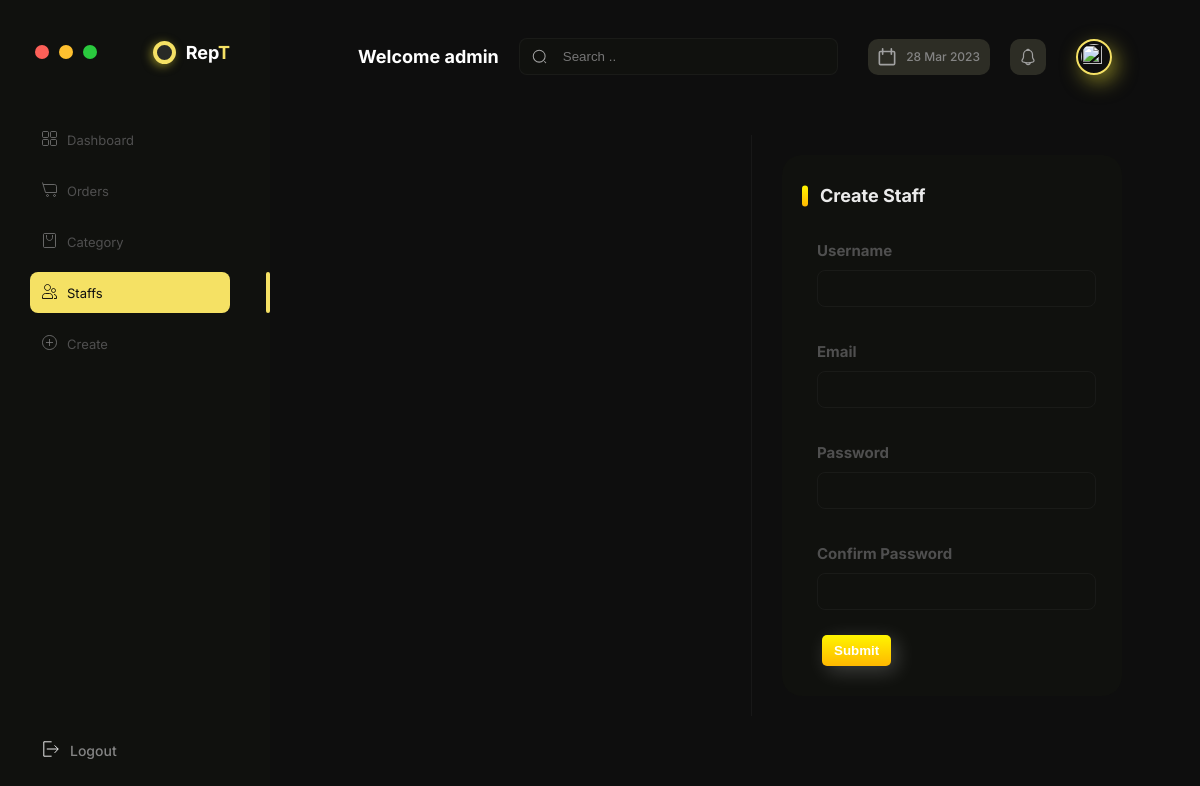
/users/ (signed in), run on an earlier commit of the app's database.
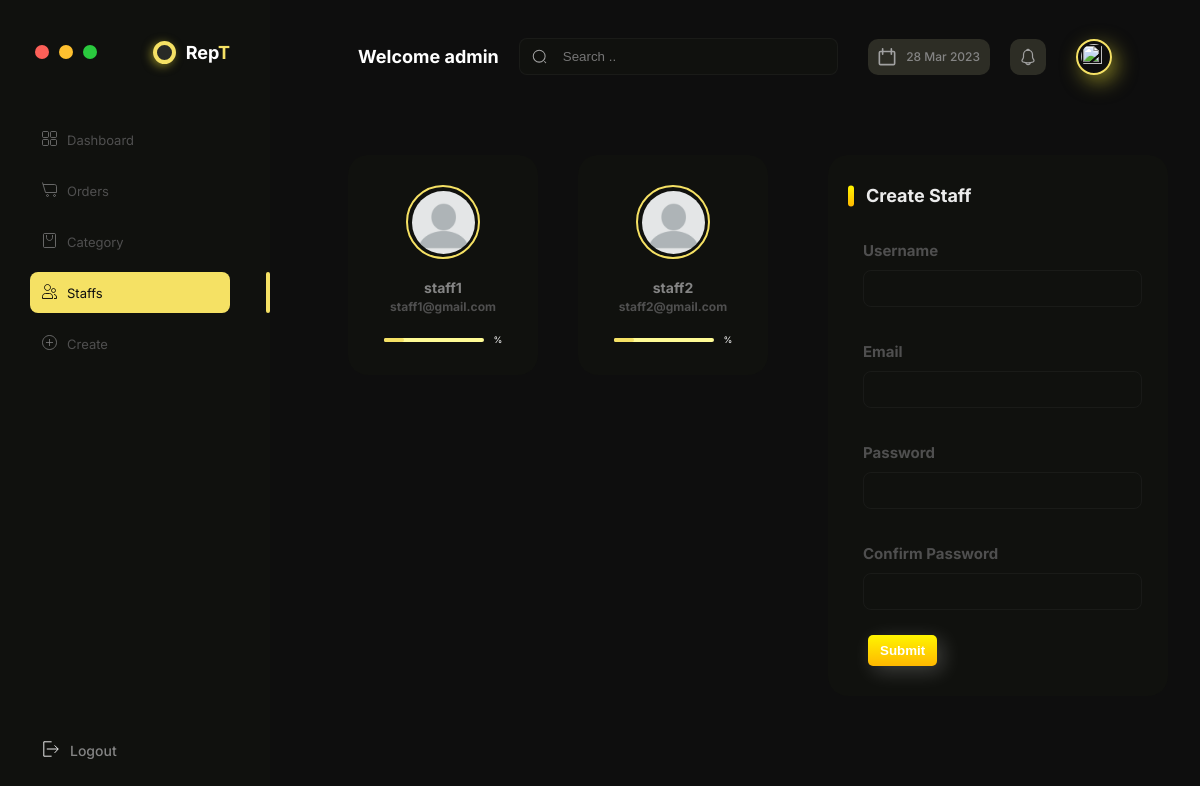
And on a later commit of the database.
### apps/core/models.py (models this page shows, shortened)
class Staff(models.Model):
    GENDER = (
        ('Male', 'Male'),
        ('Female', 'Female'),
        ('Others', 'Others'),
    )
    profile_image = models.ImageField(
        default='person.png', null=True, blank=True)
    user = models.OneToOneField(User, on_delete=models.CASCADE)
    name = models.CharField(max_length=200, null=True)
    email = models.CharField(max_length=200, null=True)
    phone = models.IntegerField(default=0, null=True)
    gender = models.CharField(max_length=200, null=True, choices=GENDER)

### apps/core/decorators.py (the view)
        def wrapper_func(request, *args, **kwargs):
            group = None
            if request.user.groups.exists():
                group = request.user.groups.all()[0].name
            if group in allowed:
                return view_func(request, *args, **kwargs)
            else:
                return HttpResponse('You are not authenticated to access this page!')

### apps/users/forms.py
class StaffForm(UserCreationForm):
    class Meta:
        model = User
        fields = ['username', 'email', 'password1', 'password2']
        widgets = {
            'username': TextInput(attrs={
                'class': "form__inp",
            }),
            'email': TextInput(attrs={
                'class': "form__inp",
            }),
            'password1': PasswordInput(attrs={
                'class': "form__inp",
            }),
            'password2': PasswordInput(attrs={
                'class': "form__inp",
            }),
        }

### apps/users/templates/users.html (shortened to what this page needs)
{% extends 'main.html' %}
{% block content %}
<div class="users">
  <div class="user">
    {% for user in users %}
    <div class="user__card">
      <div class="user__img-container">
        <img src="{{ user.profile_image.url }}" alt="" class="user__img" />
      </div>
      <div class="user__info-container">
        <h5 class="user__name">{{user.name}}</h5>
        <h6 class="user__email">{{user.email}}</h6>
      </div>
      <div class="user__progress-container">
        <div class="user__progressbar">
          <div class="user__progress" style="width: 20%"></div>
        </div>
        <div class="user__parcentage">%</div>
      </div>
    </div>
    {% endfor %}
  </div>
  <div class="users__list">
    {% if request.user.is_staff %}
        <form action="" method="POST">
          <div class="form__card form__item-card">
            <div class="form__header-container">
              <h5 class="form__header">Create Staff</h5>
            </div>
            <div class="form__list">
              <div class="form__item">
                <h5 class="form__name">Username</h5>
                <div class="form-group">{{userForm.username}}</div>
              </div>
            </div>
            <div class="form__list">
                <div class="form__item">
                  <h5 class="form__name">Email</h5>
                  <div class="form-group">{{userForm.email}}</div>
                </div>
              </div>
              <div class="form__list">
                <div class="form__item">
                  <h5 class="form__name">Password</h5>
                  <div class="form-group">{{userForm.password1}}</div>
                </div>
              </div>
              <div class="form__list">
                <div class="form__item">
                  <h5 class="form__name">Confirm Password</h5>
                  <div class="form-group">{{userForm.password2}}</div>
                </div>
              </div>
            <input type="submit" name="submit" class="form__button" />
          </div>
        </form>
        {% endif  %}
  </div>
</div>
{% endblock %}

What changed in the data, as far as the page shows it:
added Staff: profile_image (picture), name "staff1", email "staff1@gmail.com"
added Staff: profile_image (picture), name "staff2", email "staff2@gmail.com"
